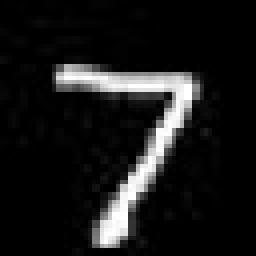
#> input picture complex_network/1.jpg, 64 x 64 px, found by its file name (shown 4 times larger); its folder holds 3 pictures in this run
$ python textnet.py   (Python 2 division)
#> lines starting #> are read from the running program, lines starting #| are printed output that depends on the picture
### complex_network/input_data.py
import tensorflow as tf
import os
import numpy as np
import cv2

train_images_path = "/media/koriavinash/New Volume1/Research/MNIST_database/newMNIST/train-images/"
test_images_path = "/media/koriavinash/New Volume1/Research/MNIST_database/newMNIST/test-images/"
train_labels_path = "/media/koriavinash/New Volume1/Research/MNIST_database/newMNIST/labels/trainlabels.csv"
test_labels_path = "/media/koriavinash/New Volume1/Research/MNIST_database/newMNIST/labels/testlabels.csv"


def extract_images(folder_path, total_images):
#> called with total_images = 360000
    return [ cv2.imread(folder_path + str(i) + ".jpg") for i in xrange(total_images)]
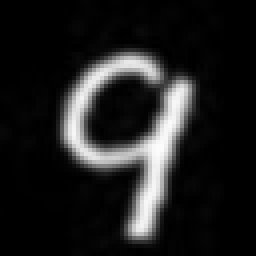
#> input picture complex_network/100.jpg, 64 x 64 px, found by its file name (shown 4 times larger)
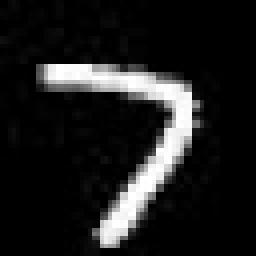
#> input picture complex_network/103.jpg, 64 x 64 px, found by its file name (shown 4 times larger)

# [6 lines left out: function dense_to_one_hot, not called in this run]

def extract_labels(file_path, one_hot = False):
    labels = np.genfromtxt(file_path, delimiter=",")
    if one_hot:
        return dense_to_one_hot(labels)
    return labels

# print extract_labels(test_labels_path, one_hot = True)
# print extract_images(test_images_path, 10)


class DataSet(object):
    # [6 lines left out: function __init__, not called in this run]
    @property
    def images(self):
        return self._images

    @property
    def labels(self):
        return self._labels

    @property
    def num_examples(self):
        return self._num_examples

    @property
    def epochs_completed(self):
        return self._epochs_completed

    # [7 lines left out: function next_batch, not called in this run]


def read_data_sets(one_hot=False, train_image_number = 360000, test_image_number = 60000):
    class DataSets(object):
        pass
    data_sets = DataSets()
    VALIDATION_SIZE = 5000
    print "extracting training images...."
    train_images = extract_images(train_images_path, train_image_number)
#> train_images = 360000 items
    print "extracting training labels...."
    train_labels = extract_labels(train_labels_path, one_hot=one_hot)
    print "extracting testing images...."
    test_images = extract_images(test_images_path, test_image_number)
    print "extracting testing labels...."
    test_labels = extract_labels(test_labels_path, one_hot=one_hot)
    train_images = train_images
    train_labels = train_labels
    data_sets.train = DataSet(train_images, train_labels)
    data_sets.test = DataSet(test_images, test_labels)
    return data_sets

### complex_network/textnet.py
import numpy as np
from additional_funcs import unroll_image, initbiases, initweights, update_weights, find_error, activation
from constants import batch_size, training_iters, n_inputs, n_classes, periodicity, display_step
import input_data
#> (the run stopped early here; a loop or call above may not have finished)
